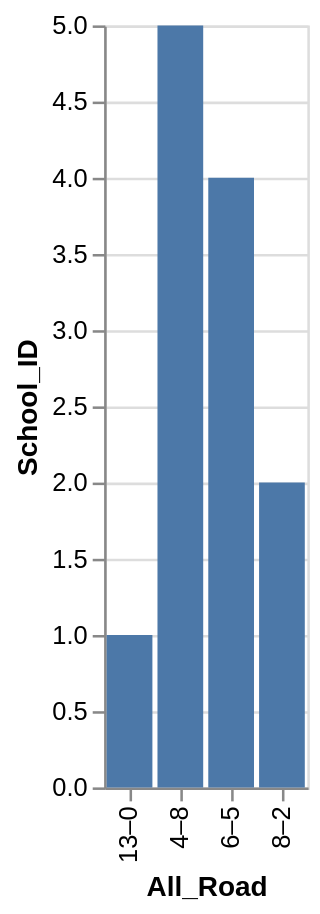

The Vega-Lite source for this figure:
### Vega-Lite specification from a JSON file in a GitHub repository (floating-point values rounded to 4 significant figures)
{"data": {"values": [{"x_data": "13–0", "y_data": 1}, {"x_data": "4–8", "y_data": 5}, {"x_data": "6–5", "y_data": 4}, {"x_data": "8–2", "y_data": 2}]}, "mark": "bar", "encoding": {"x": {"field": "x_data", "type": "nominal", "title": "All_Road", "sort": "ascending"}, "y": {"field": "y_data", "type": "quantitative", "title": "School_ID"}}}
